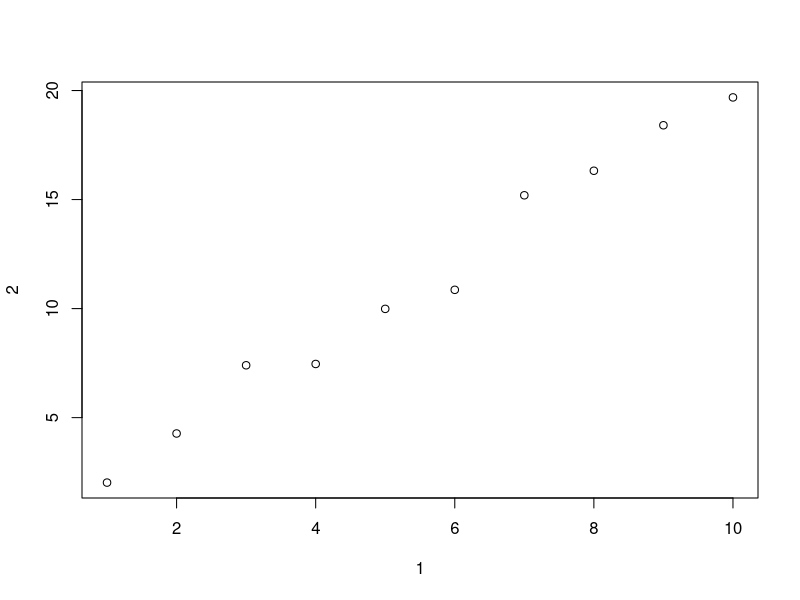
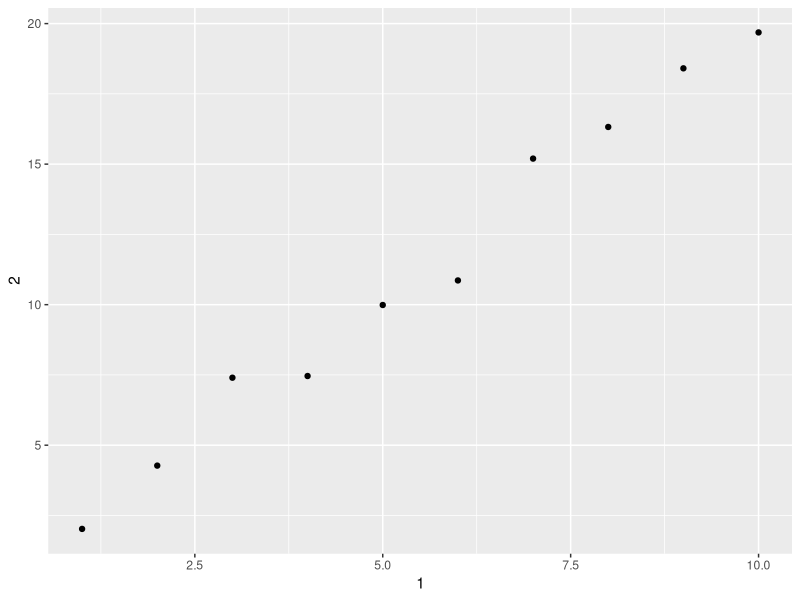
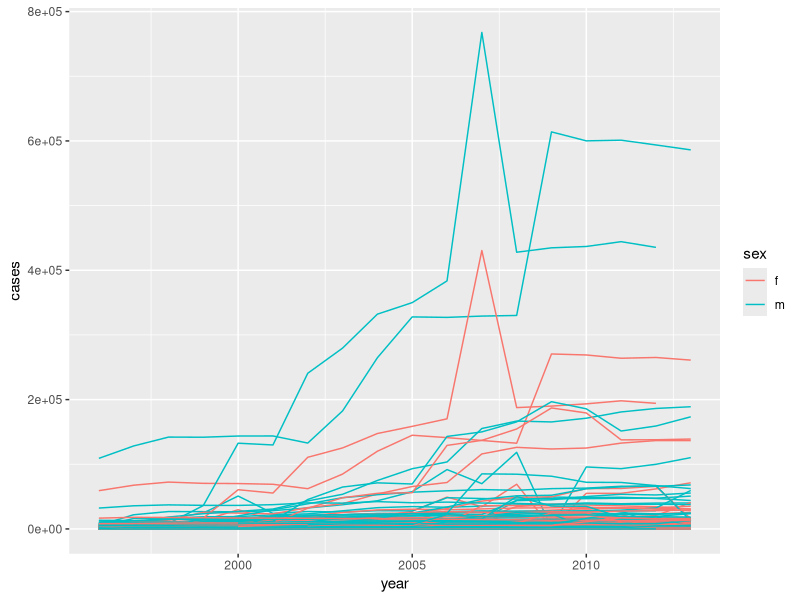

Recreate these plots in R, in order.
## ---- chunk 1
knitr::opts_chunk$set(echo = TRUE)
library(tibble)
library(ggplot2)
library(dplyr)
library(tidyverse)
library(tidyr)
library(foreign)
## ---- chunk 2
mtcars
class(mtcars)
class(as_tibble(mtcars))
## ---- chunk 3
#data.frame
df <- data.frame(abc = 1, xyz = "a")

#tibble
tbl <- as.tibble(df)

df$x
tbl$x

df[, "xyz"]
tbl[,"xyz"]

df[, c("abc", "xyz")]
tbl[,c("abc","xyz")]

## ---- chunk 4
annoying <- tibble(
  `1` = 1:10,
  `2` = `1` * 2 + rnorm(length(`1`))
)

annoying

#(1)Extracting the variable called 1.
annoying[1]
annoying[["1"]]
annoying$'1'

#(2)Plotting a scatterplot of 1 vs 2.
plot(annoying)
ggplot(annoying, aes(x = `1`, y = `2`)) +geom_point()

#(3)Creating a new column called 3 which is 2 divided by 1.
annoying$`3` <- annoying$`2` / annoying$`1`
annoying[["3"]] <- annoying[["2"]] / annoying[["1"]]


#(4)Renaming the columns to one, two and three.
annoying <- rename(annoying, one = `1`, two = `2`, three = `3`)
glimpse(annoying)
## ---- chunk 5
?enframe()
enframe(c(a = 5, b = 7, c=25))

x <- letters[1:3]
enframe(x)

m <- enframe(list(a = 1, b = 2, c=3))
m

n <- enframe(c(a = 1, b = 2,c=3))
n

?list()


## ---- chunk 6
?print.tbl_df()
## ---- chunk 7
who

who1 <- who %>%
  gather(new_sp_m014:newrel_f65, key = "key", value = "cases", na.rm = TRUE)
glimpse(who1)
who1

who2 <- who1 %>%
 mutate(key = stringr::str_replace(key, "newrel", "new_rel"))
who2

who3 <- who2 %>%
  separate(key, c("new", "type", "sexage"), sep = "_")
who3

who3 %>%
  count(new)

who4 <- who3 %>%
  select(-new, -iso2, -iso3)

who5 <- who4 %>%
  separate(sexage, c("sex", "age"), sep = 1)
who5
## ---- chunk 8
who1 %>%
  filter(cases == 0) %>%
  nrow()
## ---- chunk 9
who3a <- who1 %>%
  separate(key, c("new", "type", "sexage"), sep = "_")
## ---- chunk 10
filter(who3a, new == "newrel") %>% head()
## ---- chunk 11
select(who3, country, iso2, iso3) %>%
  distinct() %>%
  group_by(country) %>%
  filter(n() > 1)
## ---- chunk 12
who5 %>%
  group_by(country, year, sex) %>%
  filter(year > 1995) %>%
  summarise(cases = sum(cases)) %>%
  unite(country_sex, country, sex, remove = FALSE) %>%
  ggplot(aes(x = year, y = cases, group = country_sex, colour = sex)) +
  geom_line()
